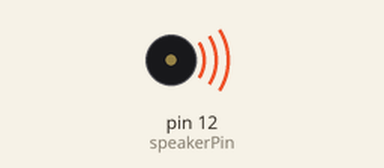
The sketch below on a simulated Arduino Uno, built with avr-gcc and run on an emulated ATmega328P. On the bench: buzzer (waves = sounding).

Above: at 0.1 s.
At 5.3 s:
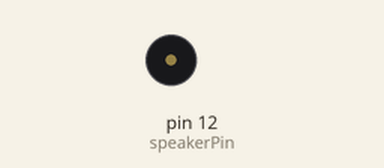
Timing chart, 0 to 6.8 s (numbered marks = the images above):
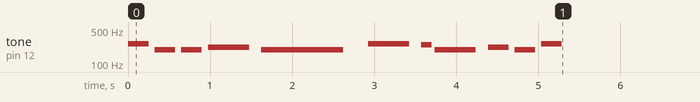

The sketch:

Musical_Tones.ino
```cpp
/*

Sage Ridge Robotics
Example 14

Sketch after Arduino.cc. This sketch uses the tone() function.
This program is in the public domain.

*/


// The piches.h file is loaded and contains tones definitions of notes.
#include "pitches.h"

// speakerPin is set to digital pin 12. The piezoelectric speaker should be
// connected to this pin. The piezo' other pin should be connected to ground.
// notes[][] is a two dimensional array containing a reference to the note
// the duration of the note, 4 is a quarter note, 8 is an eighth note, etc.
int speakerPin = 12;
int numNotes = 11;
int notes[11][2] = {
    {NOTE_C4,4},
    {NOTE_G3,4},
    {NOTE_G3,4},
    {NOTE_A3,2},
    {NOTE_G3,1},
    {NOTE_C4,2},
    {NOTE_B3,8},
    {NOTE_G3,2},
    {NOTE_A3,4},
    {NOTE_G3,4},
    {NOTE_C4,4}
  };

// We want the tone sequence to play once. Therefore, we put the code in setup()
// rather than the loop() function. We will use for() loop to allow
// iteration over the list (array) of notes. To calculate the note
// length, we divide one second by the note duration number in the array,
// notes[][]. The duration of a quarter note, 4, becomes 1000/4 or
// 250 milliseconds.
void setup() {

  for (int thisNote = 0; thisNote < numNotes; thisNote++) {

    int noteDuration = 1000/notes[thisNote][1];
    tone(speakerPin, notes[thisNote][0],noteDuration);

     int pauseBetweenNotes = noteDuration * 1.30;
    delay(pauseBetweenNotes);

    noTone(speakerPin);

  }
}


// We play the notes once in setup().
void loop() { }

// Compose something.
```

pitches.h
```cpp
/*

************************************************
 * Public Constants
 * Note freq. in Hertz (Hz) or cycles per sec.
************************************************

 */

#define NOTE_B0  31
#define NOTE_C1  33
#define NOTE_CS1 35
#define NOTE_D1  37
#define NOTE_DS1 39
#define NOTE_E1  41
#define NOTE_F1  44
#define NOTE_FS1 46
#define NOTE_G1  49
#define NOTE_GS1 52
#define NOTE_A1  55
#define NOTE_AS1 58
#define NOTE_B1  62
#define NOTE_C2  65
#define NOTE_CS2 69
#define NOTE_D2  73
#define NOTE_DS2 78
#define NOTE_E2  82
#define NOTE_F2  87
#define NOTE_FS2 93
#define NOTE_G2  98
#define NOTE_GS2 104
#define NOTE_A2  110
#define NOTE_AS2 117
#define NOTE_B2  123
#define NOTE_C3  131
#define NOTE_CS3 139
#define NOTE_D3  147
#define NOTE_DS3 156
#define NOTE_E3  165
#define NOTE_F3  175
#define NOTE_FS3 185
#define NOTE_G3  196
#define NOTE_GS3 208
#define NOTE_A3  220
#define NOTE_AS3 233
#define NOTE_B3  247
#define NOTE_C4  262
#define NOTE_CS4 277
#define NOTE_D4  294
#define NOTE_DS4 311
#define NOTE_E4  330
#define NOTE_F4  349
#define NOTE_FS4 370
#define NOTE_G4  392
#define NOTE_GS4 415
#define NOTE_A4  440
#define NOTE_AS4 466
#define NOTE_B4  494
#define NOTE_C5  523
#define NOTE_CS5 554
#define NOTE_D5  587
#define NOTE_DS5 622
#define NOTE_E5  659
#define NOTE_F5  698
#define NOTE_FS5 740
#define NOTE_G5  784
#define NOTE_GS5 831
#define NOTE_A5  880
#define NOTE_AS5 932
#define NOTE_B5  988
#define NOTE_C6  1047
#define NOTE_CS6 1109
#define NOTE_D6  1175
#define NOTE_DS6 1245
#define NOTE_E6  1319
#define NOTE_F6  1397
#define NOTE_FS6 1480
#define NOTE_G6  1568
#define NOTE_GS6 1661
#define NOTE_A6  1760
#define NOTE_AS6 1865
#define NOTE_B6  1976
#define NOTE_C7  2093
#define NOTE_CS7 2217
#define NOTE_D7  2349
#define NOTE_DS7 2489
#define NOTE_E7  2637
#define NOTE_F7  2794
#define NOTE_FS7 2960
#define NOTE_G7  3136
#define NOTE_GS7 3322
#define NOTE_A7  3520
#define NOTE_AS7 3729
#define NOTE_B7  3951
#define NOTE_C8  4186
#define NOTE_CS8 4435
#define NOTE_D8  4699
#define NOTE_DS8 4978
```
